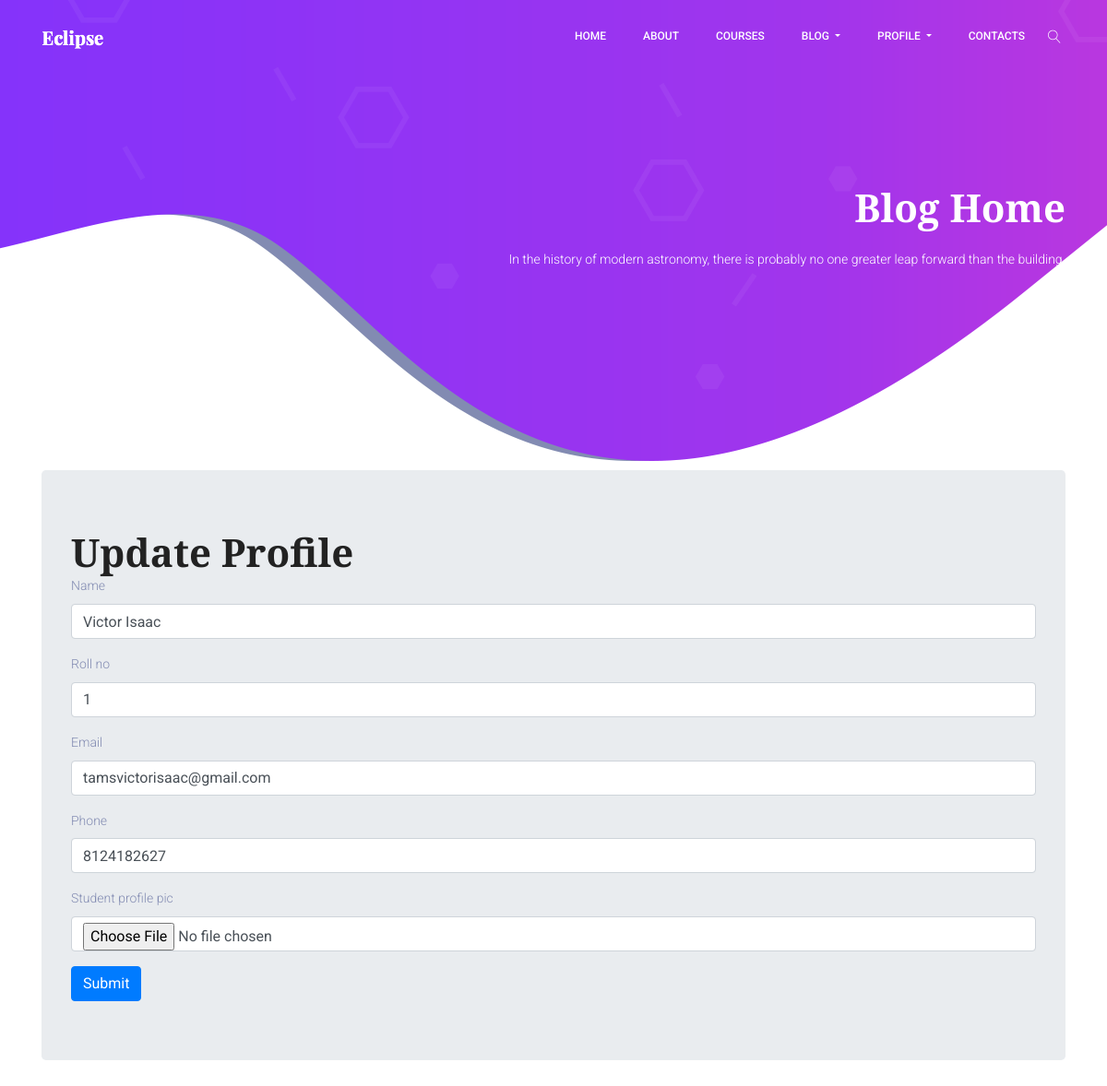
Page /classroom/update/student/3/ (signed in) on the earlier database version.
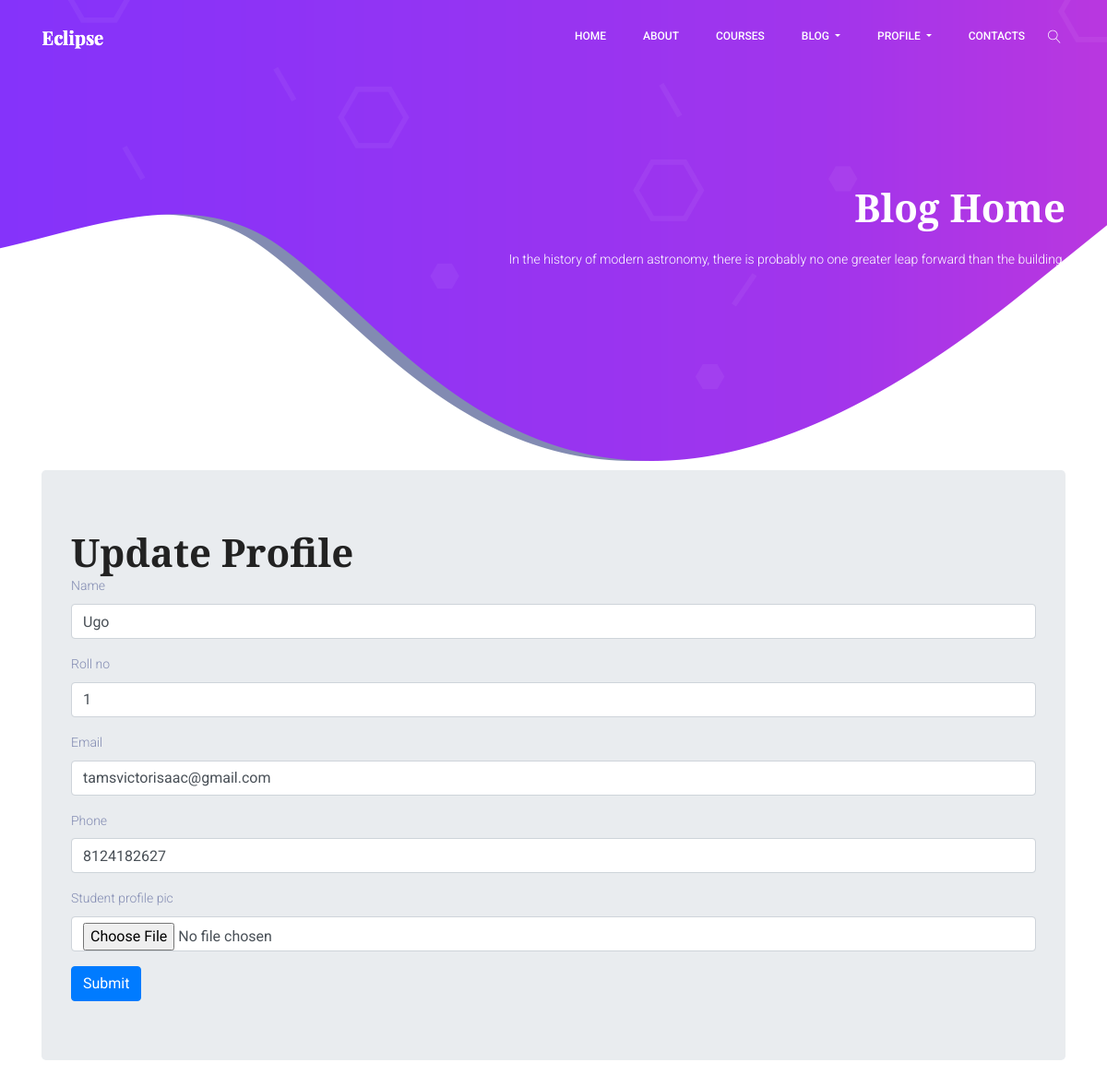
Same page on the later database version.
### classroom/models.py (models this page shows, shortened)
class Student(models.Model):
    user = models.OneToOneField(User,on_delete=models.CASCADE,primary_key=True,related_name='Student')
    name = models.CharField(max_length=250)
    roll_no = models.CharField(max_length=50)
    email = models.EmailField(max_length=254)
    phone = models.IntegerField()
    student_profile_pic = models.ImageField(upload_to="classroom/student_profile_pic",blank=True)
    class Meta:
        ordering = ['roll_no']

### classroom/views.py (the view)
# urls.py: path('update/student/<int:pk>/',views.StudentUpdateView,name="student_update"),
@login_required
def StudentUpdateView(request,pk):
    profile_updated = False
    student = get_object_or_404(models.Student,pk=pk)
    if request.method == "POST":
        form = StudentProfileUpdateForm(request.POST,instance=student)
        if form.is_valid():
            profile = form.save(commit=False)
            if 'student_profile_pic' in request.FILES:
                profile.student_profile_pic = request.FILES['student_profile_pic']
            profile.save()
            profile_updated = True
    else:
        form = StudentProfileUpdateForm(request.POST or None,instance=student)
    return render(request,'classroom/student_update_page.html',{'profile_updated':profile_updated,'form':form})

### classroom/forms.py
class StudentProfileUpdateForm(forms.ModelForm):
    class Meta():
        model = Student
        fields = ['name','roll_no','email','phone','student_profile_pic']

### template/classroom/student_update_page.html (shortened to what this page needs)
{% extends "classroom/base.html" %}
{% load bootstrap4 %}
{% block content %}
<div class="container">
<div class="jumbotron">
  {% if profile_updated %}
  <h1>Your profile is updated successfully.</h1>
  {% else %}
  <h1>Update Profile</h1>
  <form enctype="multipart/form-data" method="post">
    {% bootstrap_form form %}
    <input class="btn btn-primary" type="submit" name="" value="Submit">
  </form>
  {% endif %}
</div>
</div>
{% endblock %}

Differences in the rows shown:
changed Student "tamsvictorisaac@gmail.com": name "Victor Isaac" → "Ugo"
